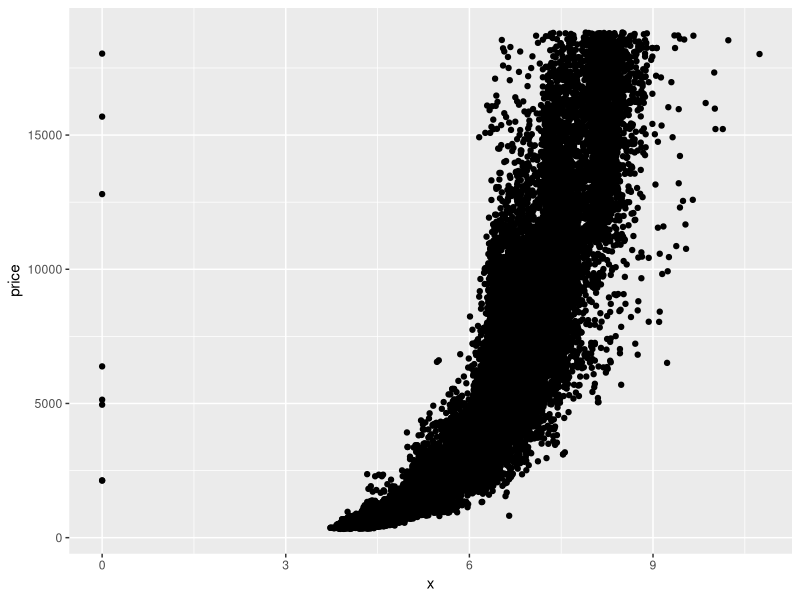
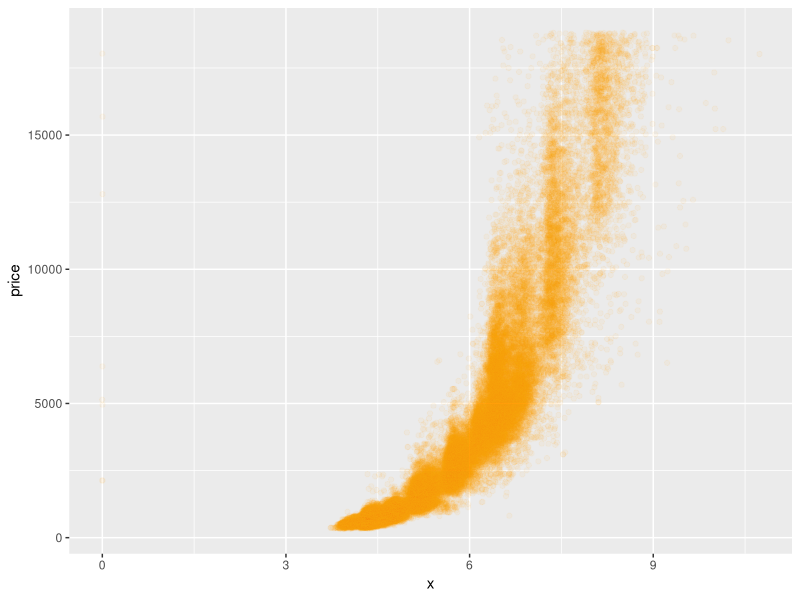
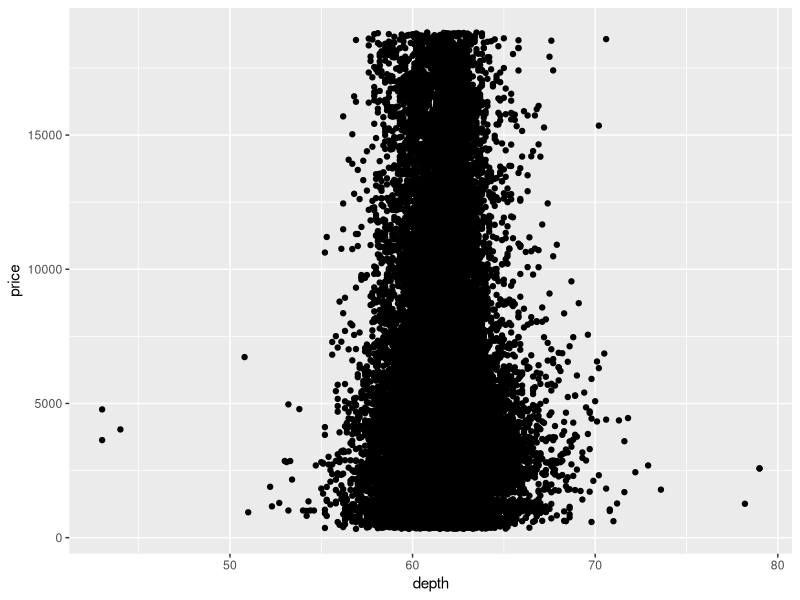
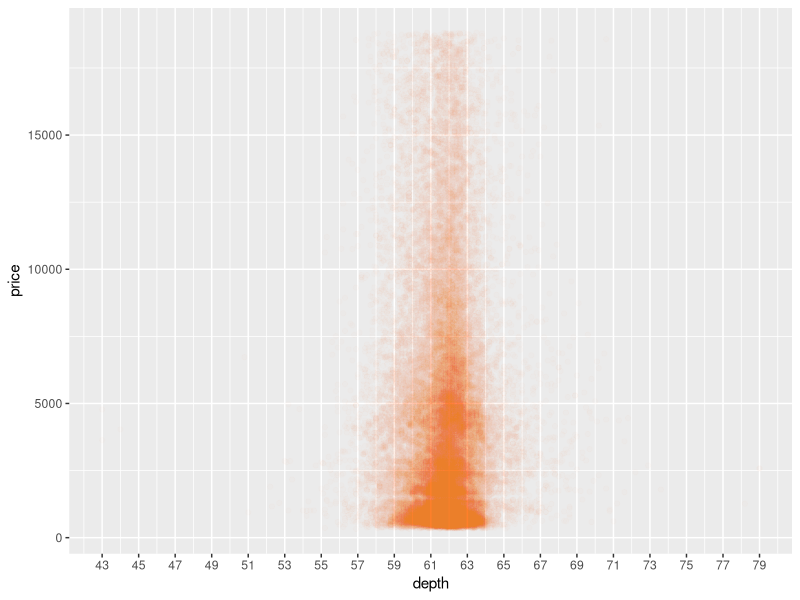
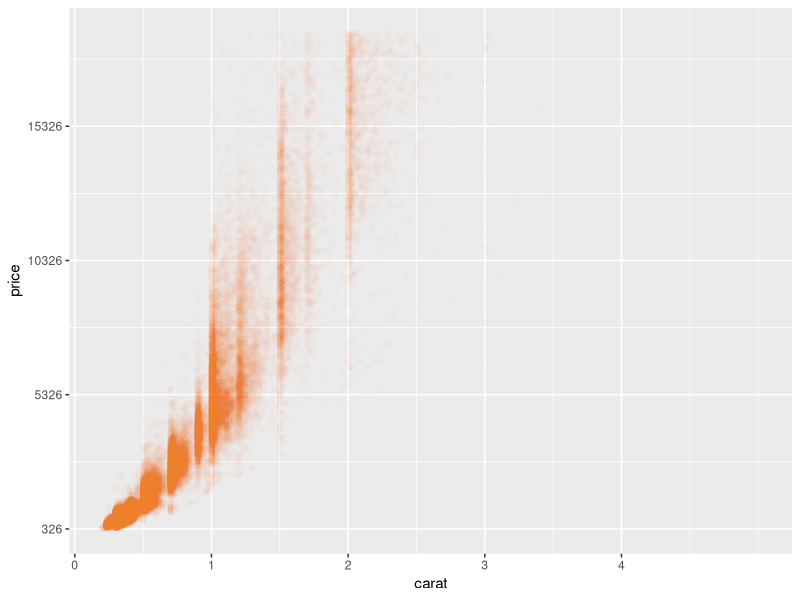
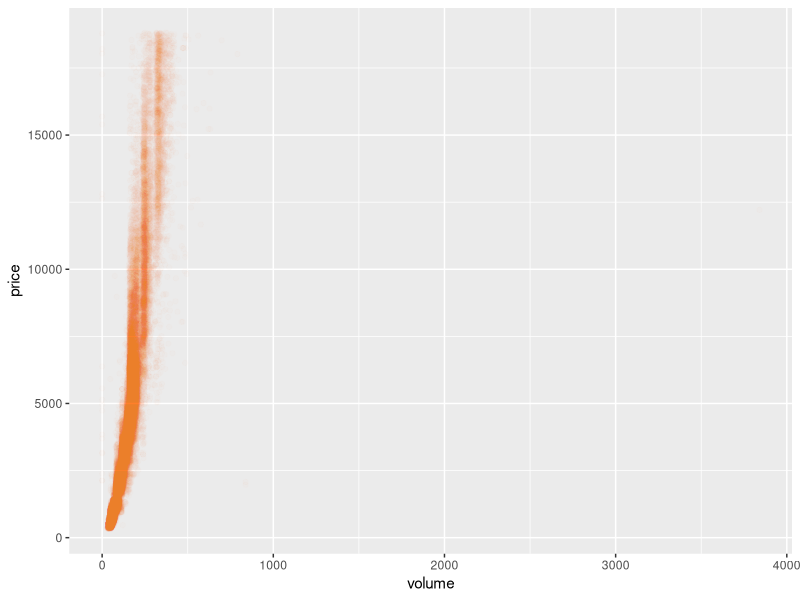
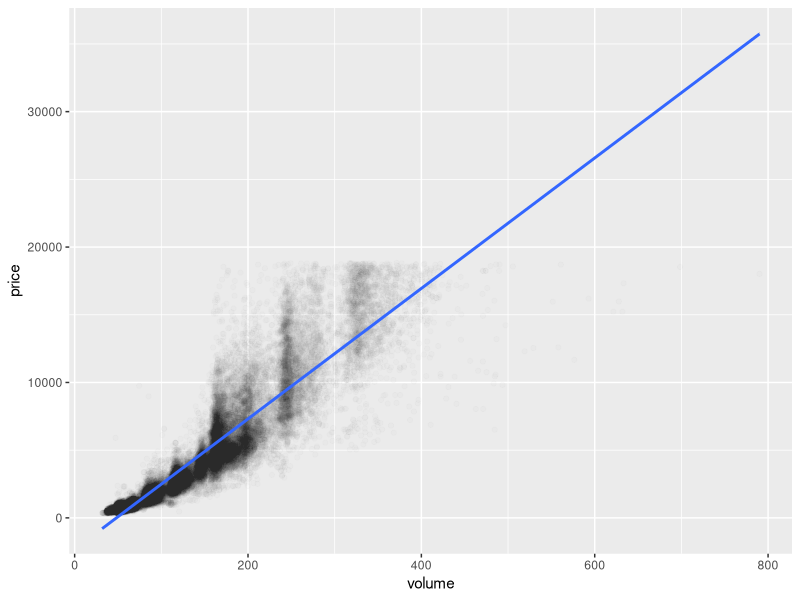
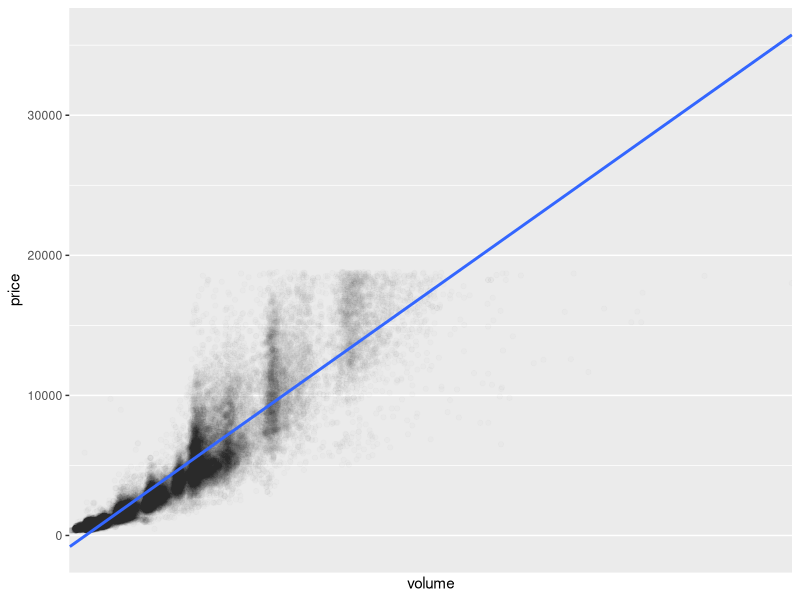

The R script that drew these images, in order:
## ---- chunk 1
library(ggplot2)
library(gridExtra)
library(dplyr)
## ---- chunk 2
data("diamonds")
str(diamonds)
## ---- chunk 3
ggplot(aes(x=x, y=price), data=diamonds) +
      geom_point()
## ---- chunk 4
ggplot(aes(x=x, y=price), data=diamonds) +
      geom_point(alpha=1/20, position = position_jitter(h=0), color = 'orange')
## ---- chunk 5
range(diamonds$x)
## ---- chunk 6
cor.test(diamonds$price, diamonds$y, method = "pearson")

## ---- chunk 7
cor.test(diamonds$price, diamonds$z, method = "pearson")

## ---- chunk 8
ggplot(aes(x=depth, y=price), data=diamonds) + geom_point()
## ---- chunk 9
range(diamonds$depth)
ggplot(data=diamonds, aes(x=depth, y=price)) +
      geom_point(alpha=1/100,  
                 color ='orange') +
                 scale_x_continuous(breaks = seq(43,79,2))
## ---- chunk 10
cor.test(diamonds$depth, diamonds$price, method = "pearson")

## ---- chunk 11
range(diamonds$price)
range(diamonds$carat)

range(diamonds$carat)
ggplot(data=diamonds, aes(x=carat, y=price)) +
      geom_point(alpha=1/100,  
                 color ='orange') +
                 scale_x_continuous(breaks = seq(0,(5-5*0.01),1)) +
                 scale_y_continuous(breaks = seq(326,(18823-18823*0.01),5000))

## ---- chunk 12
diamonds$volume <- diamonds$x*diamonds$y*diamonds$z
range(diamonds$volume)
ggplot(data=diamonds, aes(x=volume, y=price)) +
      geom_point(alpha=1/100,  
                 color ='orange')

## ---- chunk 13
with(subset(diamonds,volume != 0 & volume<800), cor.test(volume,price, method = "pearson"))
## ---- chunk 14
diamondsNewSubset = subset(diamonds,volume != 0 & volume<800)
## ---- chunk 15
ggplot(data=diamondsNewSubset, aes(x=volume, y=price)) +
      geom_point(alpha=1/100) + 
      geom_smooth(method = "lm")
## ---- chunk 16
ggplot(data=diamondsNewSubset, aes(x=volume, y=price)) +
      geom_point(alpha=1/100) + 
      scale_x_discrete(breaks = seq(0,400,50)) +
      geom_smooth(method = "lm")
## ---- chunk 17
ggplot(data=diamondsNewSubset, aes(x=volume, y=price)) +
      geom_point(alpha=1/100) + 
      xlim(0,400) +
      #scale_x_discrete(breaks = seq(0,400,50)) +
      geom_smooth(method = "lm")
## ---- chunk 18
diamonds_By_Clarity <- group_by(diamonds, clarity)
calc_diamonds_By_clarity <- summarise(diamonds_By_Clarity, 
        mean_price = mean(price),
        median_price = median(price),  
        min_price = min(price),
        n = n())
calc_diamonds_By_clarity
## ---- chunk 19
diamonds_by_clarity <- group_by(diamonds, clarity)
diamonds_mp_by_clarity <- summarise(diamonds_by_clarity, mean_price = mean(price))
diamonds_mp_by_clarity
## ---- chunk 20
diamonds_by_color <- group_by(diamonds, color)
diamonds_mp_by_color <- summarise(diamonds_by_color, mean_price = mean(price))
diamonds_mp_by_color
## ---- chunk 21
p1 <- barplot(diamonds_mp_by_clarity$mean_price)
p2 <- barplot(diamonds_mp_by_color$mean_price)

## ---- chunk 22
#grid.arrange(p1,p2,ncol=2)

## ---- chunk 23
diamonds_by_color <- group_by(diamonds, color)
diamonds_mp_by_color <- summarise(diamonds_by_color, mean_price = mean(price))
p3 <- barplot(diamonds_mp_by_color$mean_price)
